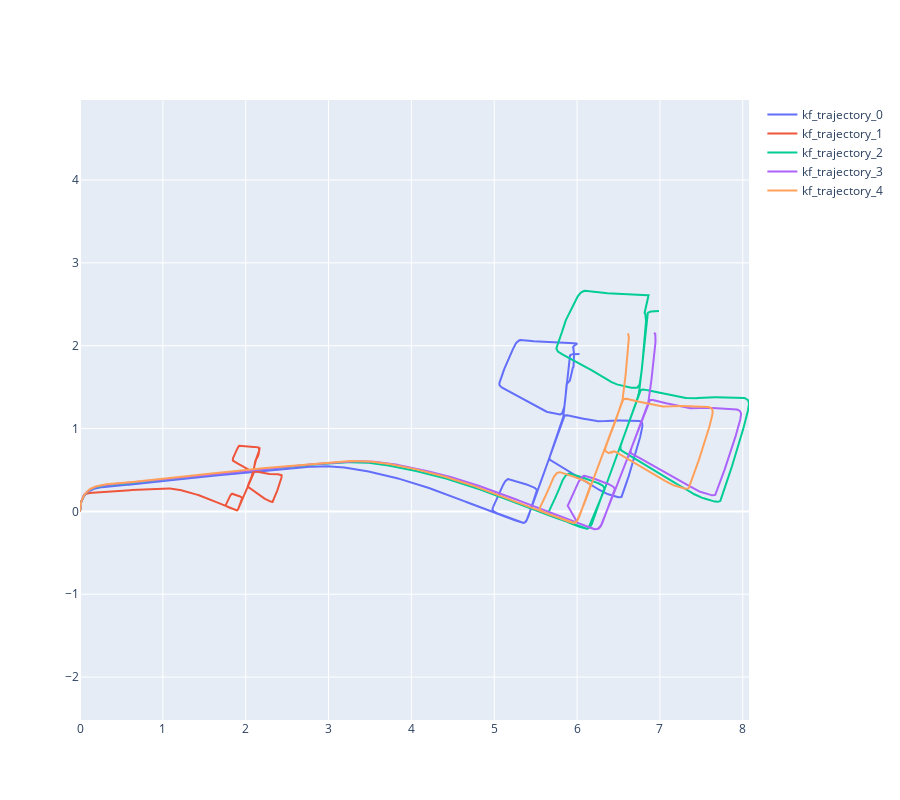

The cell this chart's notebook holds for it:
### Code cell
from os import path

import plotly.graph_objects as go

from utils import read_tum_file


# TRAJECTORY_NAME = 'm_vabadusepst'
TRAJECTORY_NAME = 'm_oldtown'

trajectories = []
for i in range(0, 5):
  trajectories.append(read_tum_file(path.join('data', TRAJECTORY_NAME, f'm_trajectory_{i}.txt')))

fig = go.Figure()

for i, trajectory in enumerate(trajectories):
  fig.add_trace(go.Scatter(x=trajectory[:, 1], y=trajectory[:, 3], mode='lines', name=f'kf_trajectory_{i}'))  

fig.update_layout(yaxis=dict(scaleanchor="x", scaleratio=1), height=800)
fig.show()

### Figure 1 — Plotly figure (JSON) as saved in the notebook; plotly's stock layout.template omitted (floating-point values rounded to 4 significant figures; data arrays with more than 128 entries replaced by an {"elided": "..."} marker saying what was removed)
{"data": [{"mode": "lines", "name": "kf_trajectory_0", "type": "scatter", "x": {"elided": "1522 float values"}, "y": {"elided": "1522 float values"}}, {"mode": "lines", "name": "kf_trajectory_1", "type": "scatter", "x": {"elided": "1397 float values"}, "y": {"elided": "1397 float values"}}, {"mode": "lines", "name": "kf_trajectory_2", "type": "scatter", "x": {"elided": "1512 float values"}, "y": {"elided": "1512 float values"}}, {"mode": "lines", "name": "kf_trajectory_3", "type": "scatter", "x": {"elided": "1115 float values"}, "y": {"elided": "1115 float values"}}, {"mode": "lines", "name": "kf_trajectory_4", "type": "scatter", "x": {"elided": "1164 float values"}, "y": {"elided": "1164 float values"}}], "layout": {"height": 800, "yaxis": {"scaleanchor": "x", "scaleratio": 1}}}
